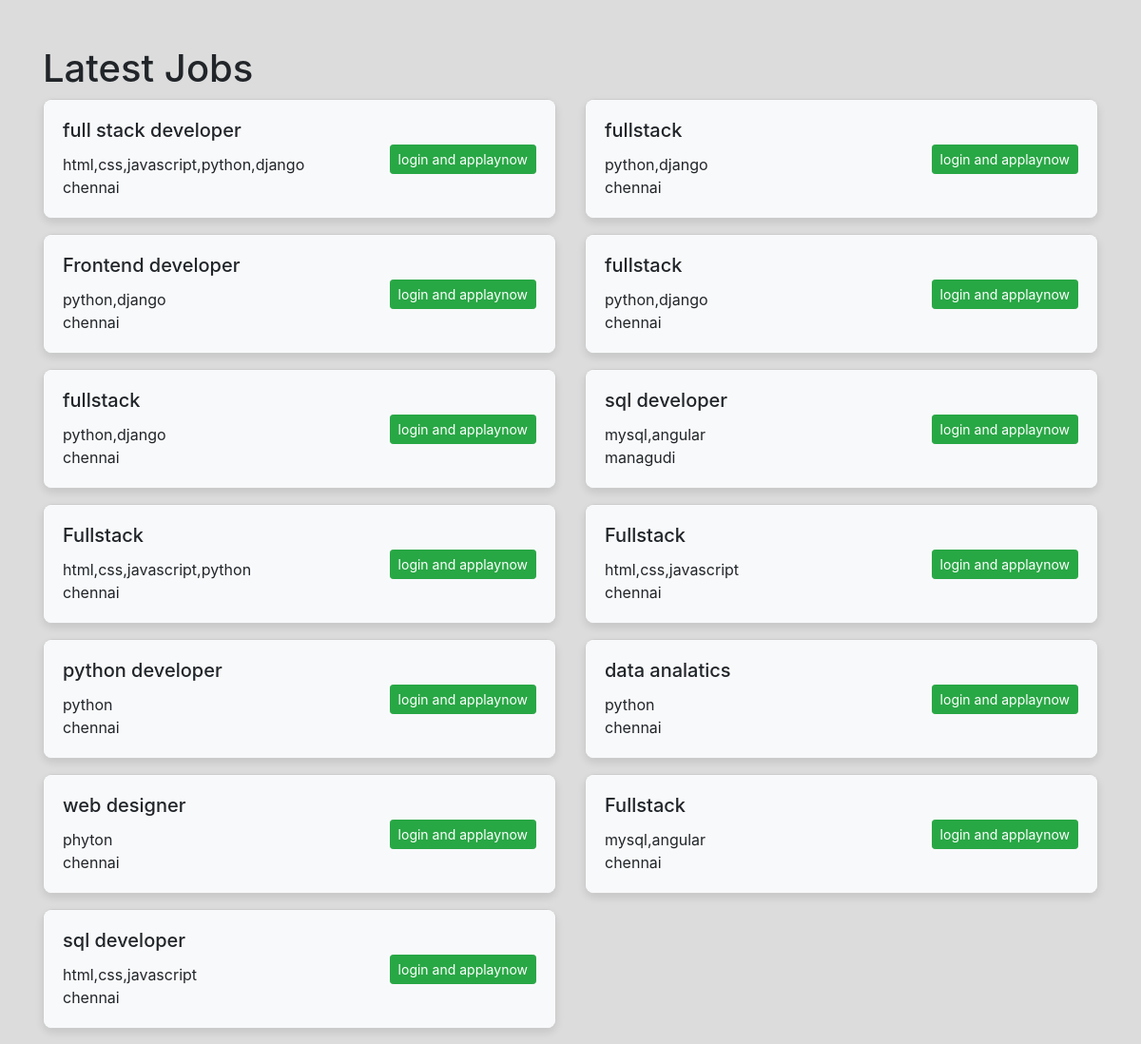
Page /latestjob/ on the committed database.
### app1/models.py (models this page shows, shortened)
class Job(models.Model):
    recruiter = models.ForeignKey(emprsignup,on_delete=models.CASCADE)
    startdate=models.DateField()
    enddate= models.DateField()
    title= models.CharField(max_length=100)
    salary= models.FloatField(max_length=20)
    description= models.CharField(max_length=300)
    experiance= models.CharField(max_length=50)
    location= models.CharField(max_length=100)
    skills= models.CharField(max_length=100)
    workmode = models.CharField(max_length=20,null=True)
    creationdate= models.DateField()

### app1/views.py (the view)
# urls.py: path('latestjob/',views.latestjob),
def latestjob(request):
    job=Job.objects.all().order_by('-startdate')
    d={'job':job}
    return render(request,'latestjob.html',d)

### templates/latestjob.html (shortened to what this page needs)
<!DOCTYPE html>
<html lang="en">
<head>
    <link rel="stylesheet" href="https://maxcdn.bootstrapcdn.com/bootstrap/4.5.2/css/bootstrap.min.css">
</head>
<body>
    <div class="container mt-5">
        <h1>Latest Jobs</h1>
        <div class="row">
            {% for i in job %}
                <div class="col-md-6 ">
                    <div class="card mb-3 custom-card">
                        <div class="card-body  d-flex justify-content-between align-items-center">
                            <div>
                            <h5 class="card-title">{{ i.title}}</h5>
                            <p class="card-text mb-0">{{ i.skills}}</p>
                            <p class="card-text">{{ i.location}}</p>
                            </div>
                            <a href="#" class="btn btn-success btn-sm">login and applaynow</a>
                        </div>
                    </div>
                </div>
            {% endfor %}
        </div>
    </div>
</body>
</html>

### templates/latestjob.html (style rules this page uses)
body { background-color: gainsboro; }
.custom-card { border: 1px solid #ccc; border-radius: 10px; box-shadow: 0 4px 8px rgba(0, 0, 0, 0.1); }
.custom-card .card-body { padding: 1.25rem; background-color: #f8f9fa; border-radius: 8px; }

### rows in the picture
Job: title "full stack developer", skills "html,css,javascript,python,django", location "chennai"
Job: title "fullstack", skills "python,django", location "chennai"
Job: title "Frontend developer", skills "python,django", location "chennai"
Job: title "fullstack", skills "python,django", location "chennai"
Job: title "fullstack", skills "python,django", location "chennai"
Job: title "sql developer", skills "mysql,angular", location "managudi"
Job: title "Fullstack", skills "html,css,javascript,python", location "chennai"
Job: title "Fullstack", skills "html,css,javascript", location "chennai"
Job: title "python developer", skills "python", location "chennai"
Job: title "data analatics", skills "python", location "chennai"
Job: title "web designer", skills "phyton", location "chennai"
Job: title "Fullstack", skills "mysql,angular", location "chennai"
Job: title "sql developer", skills "html,css,javascript", location "chennai"
